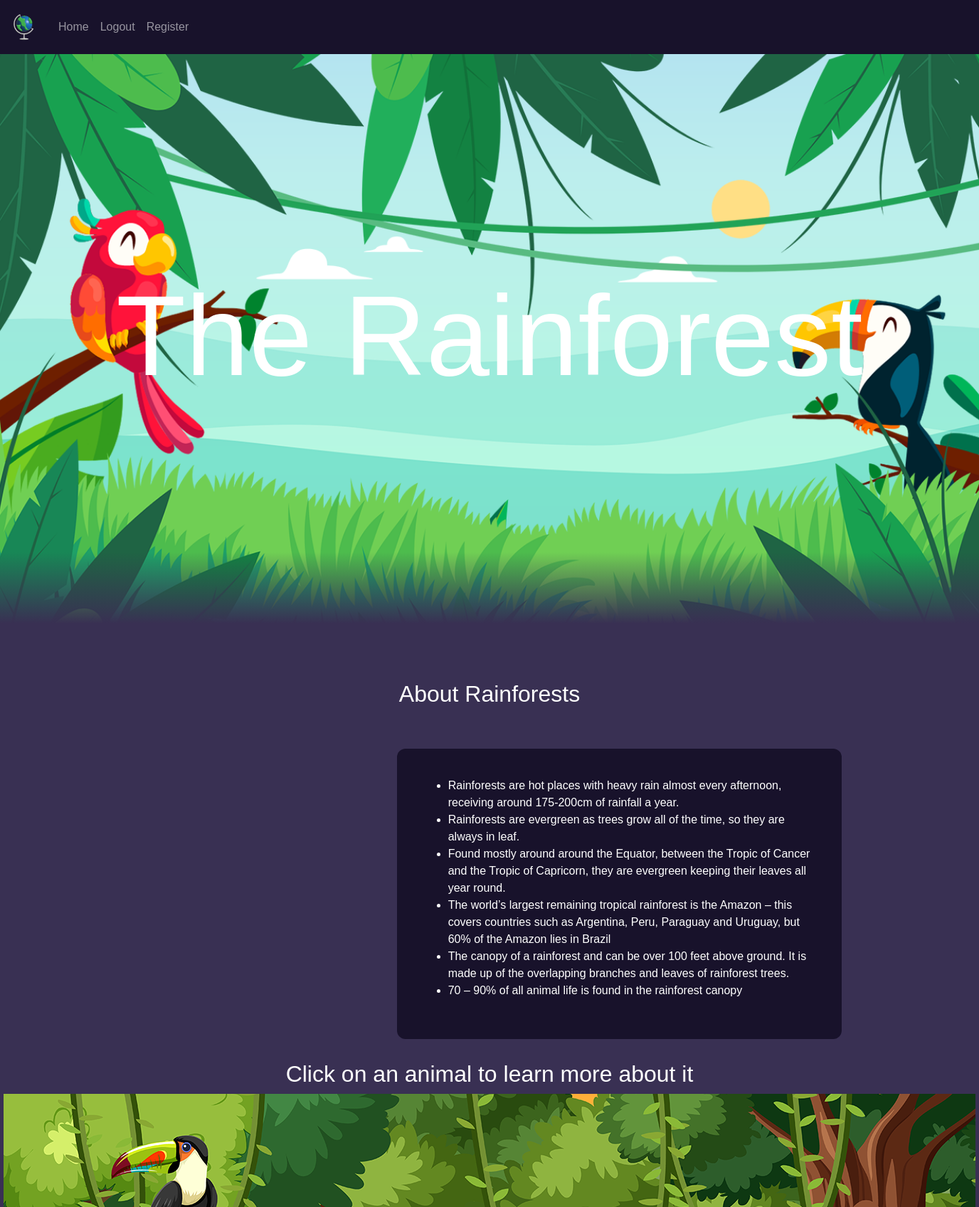
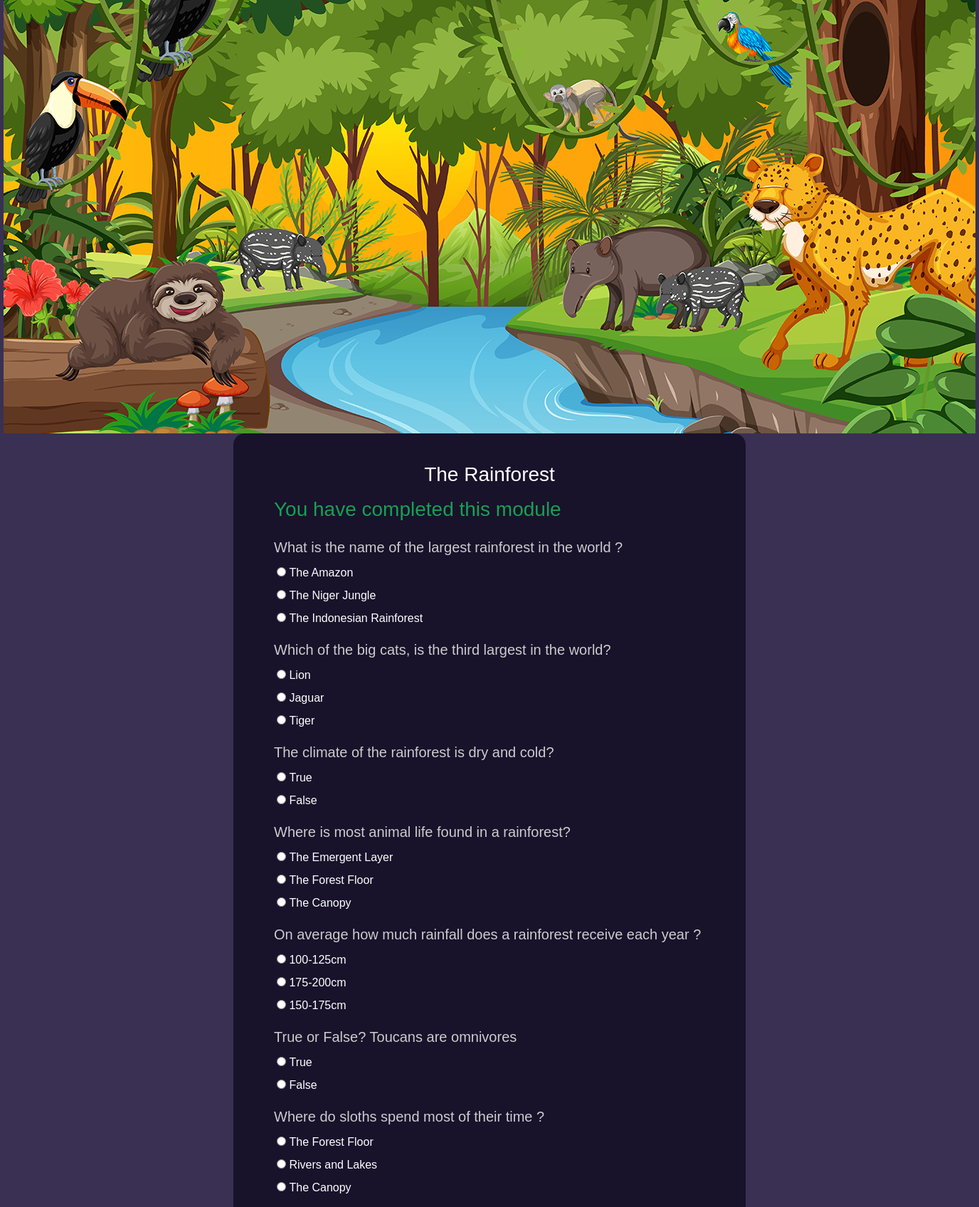
/1/ (signed in, upper part), run on the app's committed database (2 pictures, top to bottom).
### quiz/models.py (models this page shows, shortened)
class Quiz(models.Model):
    name = models.CharField(max_length=200)
    required_score_to_pass = models.IntegerField(help_text="Score to pass in %")
    pub_date = models.DateTimeField('date published')
    class Meta:
        verbose_name_plural = 'Quizes'

class Result(models.Model):
    quiz = models.ForeignKey(Quiz, on_delete=models.CASCADE)
    user = models.ForeignKey(User, on_delete=models.CASCADE)
    passed = models.BooleanField(default=False)
    score_in_percentage = models.IntegerField(default=0)

class Question(models.Model):
    quiz = models.ForeignKey(Quiz, on_delete=models.CASCADE)
    question_text = models.CharField(max_length=200)

class Option(models.Model):
    question = models.ForeignKey(Question, on_delete=models.CASCADE)
    option_text = models.CharField(max_length=200)
    correct_answer = models.BooleanField(default=False)

### quiz/views.py (the view)
# urls.py: path('<int:quiz_id>/', views.topic, name='topic'),
def topic(request, quiz_id):
    quiz = get_object_or_404(Quiz, pk=quiz_id)
    user = request.user
    results = Result.objects.filter(quiz=quiz_id, user=user)
    return render(request, 'quiz/topic.html', {'quiz': quiz, 'results': results})

### quiz/templates/quiz/topic.html (shortened to what this page needs)
{% extends "quiz/base.html" %}
{% load static %}
{% block content %}
    {% if quiz.name == 'The Rainforest' %}
        {% include 'quiz/rainforest.html' %}
    {% elif quiz.name == 'Space' %}
        {% include 'quiz/space.html' %}
    {% elif quiz.name == 'The Arctic'%}
        {% include 'quiz/arctic.html' %}
    {% endif %}
    {% if quiz.question_set.all %}
    <div class="quiz-form">
        <form action="{% url 'quiz:results' quiz.id %}" method="post" class="p-3">
            <h3 class="card-title text-center">{{quiz.name}}</h3>
            <div class="card-body p-3">
                {% for r in results %}
                    {% if r.passed %}
                        <h3 style="color:#17A151">You have completed this module</h3>
                    {% endif %}
                {% endfor %}
                {% for question in quiz.question_set.all %}
                    <h5 class="pt-3" style="color:#ccc;"> {{question.question_text}} </h5>
                        {% for option in question.option_set.all %}
                            <div class="p-1">
                            <input type="radio" name="{{ question.id }}" id="{{question.id}}-option{{ forloop.counter }}" value="{{ option.correct_answer }}">
                            <label for="{{question.id}}-option{{ forloop.counter }}">{{ option.option_text }}</label><br>
                            </div>
                        {% endfor %}
                {% endfor %}
            </div>
        </form>
    </div>
    {% endif %}
{% endblock %}

### quiz/templates/quiz/base.html (shortened to what this page needs)
{% load static %}
<!DOCTYPE html>
<html lang="en">
  <head>
    <link
      href="https://cdn.jsdelivr.net/npm/bootstrap@5.3.0-alpha1/dist/css/bootstrap.min.css"
      rel="stylesheet"
    />
    <link rel="stylesheet" href="{% static 'stylesheet.css' %}" />
  </head>
  <body>
    <nav class="navbar navbar-dark p-2 navbar-expand-lg" style="background-color: var(--secondary-bg-color)">
      <a class="navbar-brand" href="{% url 'quiz:index' %}"> <img src="{% static 'images/globe_icon.png' %}" width="50" class="d-inline-block align-top" alt=""/> </a>
      <div class="navbar-nav">
        <a class="nav-item nav-link" href="{% url 'quiz:index' %}">Home</a>
        {% if user.is_authenticated %}
          <a class="nav-item nav-link" href="{% url 'user_auth:logout' %}">Logout</a>
        {% else %}
          <a class="nav-item nav-link" href="{% url 'user_auth:login' %}">Login</a>
        {% endif %}
        <a class="nav-item nav-link" href="{% url 'user_auth:register_user' %}">Register</a>
      </div>
    </nav>
    {% block content %} {% endblock %}
  </body>
</html>

### quiz/templates/quiz/rainforest.html (shortened to what this page needs)
{% load static %}
<section class="intro-container">
  <img
    src="{% static 'images/rainforest/jungle_background.png' %}"
    id="background"
  />
  <img src="{% static 'images/rainforest/cloud.png' %}" id="clouds" />
  <img src="{% static 'images/rainforest/sun.png' %}" id="sun" />
  <img src="{% static 'images/rainforest/leaves.png' %}" id="leaves" />
  <img src="{% static 'images/rainforest/birds.png' %}" id="birds" />
  <img src="{% static 'images/rainforest/grass.png' %}" id="grass" />
  <h2 id="text">The Rainforest</h2>
</section>
<section class="about-rainforests">
  <div class="rainforest-about-sec">
    <div class="rainforest-about-container">
      <h2>About Rainforests</h2>
      <div class="rainforest-about-content">
        <div class="rainforest-about-text-box">
          <ul>
            <li>
              Rainforests are hot places with heavy rain almost every afternoon, receiving around 175-200cm
              of rainfall a year.
            </li>
            <li>
              Rainforests are evergreen as trees grow all of the time, so they
              are always in leaf.
            </li>
            <li>
              Found mostly around around the Equator, between the
              Tropic of Cancer and the Tropic of Capricorn, they are evergreen keeping their
              leaves all year round.
            </li>
            <li>
              The world’s largest remaining tropical rainforest is the Amazon –
              this covers countries such as Argentina, Peru, Paraguay and
              Uruguay, but 60% of the Amazon lies in Brazil
            </li>
            <li>
              The canopy of a rainforest and can be over 100
              feet above ground. It is made up of the overlapping branches and
              leaves of rainforest trees.
            </li>
            <li>
              70 – 90% of all animal life is found in the rainforest canopy
            </li>
          </ul>
        </div>
      </div>
    </div>
  </div>
</section>
<section class="about-animals" id="animal-section" style="text-align: center">
  <h2>Click on an animal to learn more about it</h2>
  <img
    src="{% static 'images/rainforest/rainforest-animals.png' %}"
    usemap="#image-map"
    style="width: 1366px"
  />
</section>

### quiz/static/stylesheet.css (style rules this page uses)
:root { --primary-bg-color: #393053; --secondary-bg-color: #18122B; --primary-btn-color: #1E90FF; --secondary-btn-color: #17A151; --primary-text-color: #ffffff; --secondary-text-color: #18122B; }
body { font-family: 'Poppins', sans-serif; background-color: var(--primary-bg-color); color: var(--primary-text-color) !important; }
.navbar { background-color: var(--secondary-bg-color); color: var(--primary-text-color) !important; }
.quiz-form { padding: 25px; width: 720px; background-color: var(--secondary-bg-color); border-radius: 16px; display: flex; justify-content: center; align-items: center; margin: auto; }
.intro-container { position: relative; width: 100%; height: 100vh; overflow: hidden; display: flex; justify-content: center; align-items: center; }
.intro-container:before { content: ''; position: absolute; bottom: 0; width: 100%; height: 100px; background: linear-gradient(to top, var(--primary-bg-color), transparent); z-index: 10000; }
.intro-container:after { content: ''; position: absolute; top: 0; left: 0; width: 100%; height: 100%; z-index: 10000; }
.intro-container img { position: absolute; top: 0; left: 0; width: 100%; height: 100%; object-fit: cover; pointer-events: none; }
.intro-container h2 { position: relative; color: #fff; font-size: 10em; z-index: 1; }
.rainforest-about-sec { position: relative; display: flex; justify-content: center; align-items: center; padding: 80px 100px; color: #fff; }
.rainforest-about-container { position: relative; display: flex; justify-content: center; align-items: center; flex-direction: column; }
.rainforest-about-content { position: relative; width: 1150px; display: flex; justify-content: center; align-items: center; }
.rainforest-about-content .rainforest-about-text-box { z-index: 222; background: var(--secondary-bg-color); padding: 40px; max-width: 800px; border-radius: 12px; transform: translate(-80px, 50px); }

### data on the page
Quiz: name "The Rainforest"
Result: passed "You have completed this module"
Question: question_text "What is the name of the largest rainforest in the world ?"
Option: option_text "The Amazon"
Option: option_text "The Niger Jungle"
Option: option_text "The Indonesian Rainforest"
Question: question_text "Which of the big cats, is the third largest in the world?"
Option: option_text "Lion"
Option: option_text "Jaguar"
Option: option_text "Tiger"
Question: question_text "The climate of the rainforest is dry and cold?"
Option: option_text "True"
Option: option_text "False"
Question: question_text "Where is most animal life found in a rainforest?"
Option: option_text "The Emergent Layer"
Option: option_text "The Forest Floor"
Option: option_text "The Canopy"
Question: question_text "On average how much rainfall does a rainforest receive each year ?"
Option: option_text "100-125cm"
Option: option_text "175-200cm"
Option: option_text "150-175cm"
Question: question_text "True or False? Toucans are omnivores"
Option: option_text "True"
Option: option_text "False"
Question: question_text "Where do sloths spend most of their time ?"
Option: option_text "The Forest Floor"
Option: option_text "Rivers and Lakes"
Option: option_text "The Canopy"
